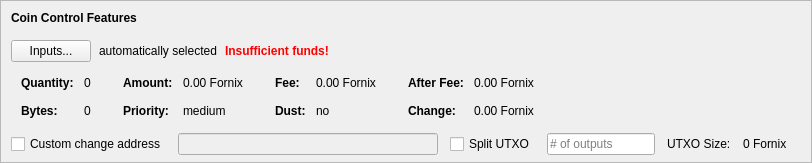
    <widget class="QFrame" name="frameCoinControl">
     <property name="sizePolicy">
      <sizepolicy hsizetype="Expanding" vsizetype="Expanding">
       <horstretch>0</horstretch>
       <verstretch>0</verstretch>
      </sizepolicy>
     </property>
     <property name="maximumSize">
      <size>
       <width>16777215</width>
       <height>16777215</height>
      </size>
     </property>
     <property name="frameShape">
      <enum>QFrame::StyledPanel</enum>
     </property>
     <property name="frameShadow">
      <enum>QFrame::Sunken</enum>
     </property>
     <layout class="QVBoxLayout" name="verticalLayoutCoinControl2">
      <property name="spacing">
       <number>0</number>
      </property>
      <property name="leftMargin">
       <number>0</number>
      </property>
      <property name="topMargin">
       <number>0</number>
      </property>
      <property name="rightMargin">
       <number>0</number>
      </property>
      <property name="bottomMargin">
       <number>6</number>
      </property>
      <item>
       <layout class="QVBoxLayout" name="verticalLayoutCoinControl" stretch="0,0,0,0,1">
        <property name="spacing">
         <number>0</number>
        </property>
        <property name="leftMargin">
         <number>10</number>
        </property>
        <property name="topMargin">
         <number>10</number>
        </property>
        <item>
         <layout class="QHBoxLayout" name="horizontalLayoutCoinControl1">
          <property name="bottomMargin">
           <number>15</number>
          </property>
          <item>
           <widget class="QLabel" name="labelCoinControlFeatures">
            <property name="sizePolicy">
             <sizepolicy hsizetype="Preferred" vsizetype="Maximum">
              <horstretch>0</horstretch>
              <verstretch>0</verstretch>
             </sizepolicy>
            </property>
            <property name="font">
             <font>
              <weight>75</weight>
              <bold>true</bold>
             </font>
            </property>
            <property name="styleSheet">
             <string notr="true">font-weight:bold;</string>
            </property>
            <property name="text">
             <string>Coin Control Features</string>
            </property>
           </widget>
          </item>
         </layout>
        </item>
        <item>
         <layout class="QHBoxLayout" name="horizontalLayoutCoinControl2" stretch="0,0,0,0">
          <property name="spacing">
           <number>8</number>
          </property>
          <property name="bottomMargin">
           <number>10</number>
          </property>
          <item>
           <widget class="QPushButton" name="pushButtonCoinControl">
            <property name="styleSheet">
             <string notr="true"/>
            </property>
            <property name="text">
             <string>Inputs...</string>
            </property>
            <property name="autoDefault">
             <bool>false</bool>
            </property>
           </widget>
          </item>
          <item>
           <widget class="QLabel" name="labelCoinControlAutomaticallySelected">
            <property name="text">
             <string>automatically selected</string>
            </property>
            <property name="margin">
             <number>5</number>
            </property>
           </widget>
          </item>
          <item>
           <widget class="QLabel" name="labelCoinControlInsuffFunds">
            <property name="font">
             <font>
              <weight>75</weight>
              <bold>true</bold>
             </font>
            </property>
            <property name="styleSheet">
             <string notr="true">color:red;font-weight:bold;</string>
            </property>
            <property name="text">
             <string>Insufficient funds!</string>
            </property>
            <property name="margin">
             <number>5</number>
            </property>
           </widget>
          </item>
          <item>
           <spacer name="horizontalSpacerCoinControl">
            <property name="orientation">
             <enum>Qt::Horizontal</enum>
            </property>
            <property name="sizeHint" stdset="0">
             <size>
              <width>40</width>
              <height>1</height>
             </size>
            </property>
           </spacer>
          </item>
         </layout>
        </item>
        <item>
         <widget class="QWidget" name="widgetCoinControl" native="true">
          <property name="sizePolicy">
           <sizepolicy hsizetype="Preferred" vsizetype="Preferred">
            <horstretch>0</horstretch>
            <verstretch>0</verstretch>
           </sizepolicy>
          </property>
          <property name="minimumSize">
           <size>
            <width>0</width>
            <height>0</height>
           </size>
          </property>
          <property name="styleSheet">
           <string notr="true"/>
          </property>
          <layout class="QHBoxLayout" name="horizontalLayoutCoinControl5">
           <property name="leftMargin">
            <number>0</number>
           </property>
           <property name="topMargin">
            <number>0</number>
           </property>
           <property name="rightMargin">
            <number>0</number>
           </property>
           <property name="bottomMargin">
            <number>0</number>
           </property>
           <item>
            <layout class="QHBoxLayout" name="horizontalLayoutCoinControl3" stretch="0,0,0,1">
             <property name="spacing">
              <number>20</number>
             </property>
             <property name="topMargin">
              <number>0</number>
             </property>
             <property name="bottomMargin">
              <number>10</number>
             </property>
             <item>
              <layout class="QFormLayout" name="formLayoutCoinControl1">
               <property name="horizontalSpacing">
                <number>10</number>
               </property>
               <property name="verticalSpacing">
                <number>14</number>
               </property>
               <property name="leftMargin">
                <number>10</number>
               </property>
               <property name="topMargin">
                <number>4</number>
               </property>
               <property name="rightMargin">
                <number>6</number>
               </property>
               <item row="0" column="0">
                <widget class="QLabel" name="labelCoinControlQuantityText">
                 <property name="font">
                  <font>
                   <weight>75</weight>
                   <bold>true</bold>
                  </font>
                 </property>
                 <property name="text">
                  <string>Quantity:</string>
                 </property>
                 <property name="margin">
                  <number>0</number>
                 </property>
                </widget>
               </item>
               <item row="0" column="1">
                <widget class="QLabel" name="labelCoinControlQuantity">
                 <property name="cursor">
                  <cursorShape>IBeamCursor</cursorShape>
                 </property>
                 <property name="contextMenuPolicy">
                  <enum>Qt::ActionsContextMenu</enum>
                 </property>
                 <property name="text">
                  <string notr="true">0</string>
                 </property>
                 <property name="margin">
                  <number>0</number>
                 </property>
                 <property name="textInteractionFlags">
                  <set>Qt::LinksAccessibleByMouse|Qt::TextSelectableByKeyboard|Qt::TextSelectableByMouse</set>
                 </property>
                </widget>
               </item>
               <item row="1" column="0">
                <widget class="QLabel" name="labelCoinControlBytesText">
                 <property name="font">
                  <font>
                   <weight>75</weight>
                   <bold>true</bold>
                  </font>
                 </property>
                 <property name="text">
                  <string>Bytes:</string>
                 </property>
                </widget>
               </item>
               <item row="1" column="1">
                <widget class="QLabel" name="labelCoinControlBytes">
                 <property name="cursor">
                  <cursorShape>IBeamCursor</cursorShape>
                 </property>
                 <property name="contextMenuPolicy">
                  <enum>Qt::ActionsContextMenu</enum>
                 </property>
                 <property name="text">
                  <string notr="true">0</string>
                 </property>
                 <property name="textInteractionFlags">
                  <set>Qt::LinksAccessibleByMouse|Qt::TextSelectableByKeyboard|Qt::TextSelectableByMouse</set>
                 </property>
                </widget>
               </item>
              </layout>
             </item>
             <item>
              <layout class="QFormLayout" name="formLayoutCoinControl2">
               <property name="horizontalSpacing">
                <number>10</number>
               </property>
               <property name="verticalSpacing">
                <number>14</number>
               </property>
               <property name="leftMargin">
                <number>6</number>
               </property>
               <property name="topMargin">
                <number>4</number>
               </property>
               <property name="rightMargin">
                <number>6</number>
               </property>
               <item row="0" column="0">
                <widget class="QLabel" name="labelCoinControlAmountText">
                 <property name="font">
                  <font>
                   <weight>75</weight>
                   <bold>true</bold>
                  </font>
                 </property>
                 <property name="text">
                  <string>Amount:</string>
                 </property>
                 <property name="margin">
                  <number>0</number>
                 </property>
                </widget>
               </item>
               <item row="0" column="1">
                <widget class="QLabel" name="labelCoinControlAmount">
                 <property name="cursor">
                  <cursorShape>IBeamCursor</cursorShape>
                 </property>
                 <property name="contextMenuPolicy">
                  <enum>Qt::ActionsContextMenu</enum>
                 </property>
                 <property name="text">
                  <string notr="true">0.00 Fornix</string>
                 </property>
                 <property name="textInteractionFlags">
                  <set>Qt::LinksAccessibleByMouse|Qt::TextSelectableByKeyboard|Qt::TextSelectableByMouse</set>
                 </property>
                </widget>
               </item>
               <item row="1" column="0">
                <widget class="QLabel" name="labelCoinControlPriorityText">
                 <property name="font">
                  <font>
                   <weight>75</weight>
                   <bold>true</bold>
                  </font>
                 </property>
                 <property name="text">
                  <string>Priority:</string>
                 </property>
                </widget>
               </item>
               <item row="1" column="1">
                <widget class="QLabel" name="labelCoinControlPriority">
                 <property name="cursor">
                  <cursorShape>IBeamCursor</cursorShape>
                 </property>
                 <property name="contextMenuPolicy">
                  <enum>Qt::ActionsContextMenu</enum>
                 </property>
                 <property name="text">
                  <string>medium</string>
                 </property>
                 <property name="textInteractionFlags">
                  <set>Qt::LinksAccessibleByMouse|Qt::TextSelectableByKeyboard|Qt::TextSelectableByMouse</set>
                 </property>
                </widget>
               </item>
              </layout>
             </item>
             <item>
              <layout class="QFormLayout" name="formLayoutCoinControl3">
               <property name="horizontalSpacing">
                <number>10</number>
               </property>
               <property name="verticalSpacing">
                <number>14</number>
               </property>
               <property name="leftMargin">
                <number>6</number>
               </property>
               <property name="topMargin">
                <number>4</number>
               </property>
               <property name="rightMargin">
                <number>6</number>
               </property>
               <item row="0" column="0">
                <widget class="QLabel" name="labelCoinControlFeeText">
                 <property name="font">
                  <font>
                   <weight>75</weight>
                   <bold>true</bold>
                  </font>
                 </property>
                 <property name="text">
                  <string>Fee:</string>
                 </property>
                 <property name="margin">
                  <number>0</number>
                 </property>
                </widget>
               </item>
               <item row="0" column="1">
                <widget class="QLabel" name="labelCoinControlFee">
                 <property name="cursor">
                  <cursorShape>IBeamCursor</cursorShape>
                 </property>
                 <property name="contextMenuPolicy">
                  <enum>Qt::ActionsContextMenu</enum>
                 </property>
                 <property name="text">
                  <string notr="true">0.00 Fornix</string>
                 </property>
                 <property name="textInteractionFlags">
                  <set>Qt::LinksAccessibleByMouse|Qt::TextSelectableByKeyboard|Qt::TextSelectableByMouse</set>
                 </property>
                </widget>
               </item>
               <item row="1" column="0">
                <widget class="QLabel" name="labelCoinControlLowOutputText">
                 <property name="font">
                  <font>
                   <weight>75</weight>
                   <bold>true</bold>
                  </font>
                 </property>
                 <property name="text">
                  <string>Dust:</string>
                 </property>
                </widget>
               </item>
               <item row="1" column="1">
                <widget class="QLabel" name="labelCoinControlLowOutput">
                 <property name="cursor">
                  <cursorShape>IBeamCursor</cursorShape>
                 </property>
                 <property name="contextMenuPolicy">
                  <enum>Qt::ActionsContextMenu</enum>
                 </property>
                 <property name="text">
                  <string>no</string>
                 </property>
                 <property name="textInteractionFlags">
                  <set>Qt::LinksAccessibleByMouse|Qt::TextSelectableByKeyboard|Qt::TextSelectableByMouse</set>
                 </property>
                </widget>
               </item>
              </layout>
             </item>
             <item>
              <layout class="QFormLayout" name="formLayoutCoinControl4">
               <property name="horizontalSpacing">
                <number>10</number>
               </property>
               <property name="verticalSpacing">
                <number>14</number>
               </property>
               <property name="leftMargin">
                <number>6</number>
               </property>
               <property name="topMargin">
                <number>4</number>
               </property>
               <property name="rightMargin">
                <number>6</number>
               </property>
               <item row="0" column="0">
                <widget class="QLabel" name="labelCoinControlAfterFeeText">
                 <property name="font">
                  <font>
                   <weight>75</weight>
                   <bold>true</bold>
                  </font>
                 </property>
                 <property name="text">
                  <string>After Fee:</string>
                 </property>
                 <property name="margin">
                  <number>0</number>
                 </property>
                </widget>
               </item>
               <item row="0" column="1">
                <widget class="QLabel" name="labelCoinControlAfterFee">
                 <property name="cursor">
                  <cursorShape>IBeamCursor</cursorShape>
                 </property>
                 <property name="contextMenuPolicy">
                  <enum>Qt::ActionsContextMenu</enum>
                 </property>
                 <property name="text">
                  <string notr="true">0.00 Fornix</string>
                 </property>
                 <property name="textInteractionFlags">
                  <set>Qt::LinksAccessibleByMouse|Qt::TextSelectableByKeyboard|Qt::TextSelectableByMouse</set>
                 </property>
                </widget>
               </item>
               <item row="1" column="0">
                <widget class="QLabel" name="labelCoinControlChangeText">
                 <property name="font">
                  <font>
                   <weight>75</weight>
                   <bold>true</bold>
                  </font>
                 </property>
                 <property name="text">
                  <string>Change:</string>
                 </property>
                </widget>
               </item>
               <item row="1" column="1">
                <widget class="QLabel" name="labelCoinControlChange">
                 <property name="cursor">
                  <cursorShape>IBeamCursor</cursorShape>
                 </property>
                 <property name="contextMenuPolicy">
                  <enum>Qt::ActionsContextMenu</enum>
                 </property>
                 <property name="text">
                  <string notr="true">0.00 Fornix</string>
                 </property>
                 <property name="textInteractionFlags">
                  <set>Qt::LinksAccessibleByMouse|Qt::TextSelectableByKeyboard|Qt::TextSelectableByMouse</set>
                 </property>
                </widget>
               </item>
              </layout>
             </item>
            </layout>
           </item>
          </layout>
         </widget>
        </item>
        <item>
         <layout class="QHBoxLayout" name="horizontalLayoutCoinControl4" stretch="0,0,0,0,0,0,0">
          <property name="spacing">
           <number>12</number>
          </property>
          <property name="sizeConstraint">
           <enum>QLayout::SetDefaultConstraint</enum>
          </property>
          <property name="topMargin">
           <number>5</number>
          </property>
          <property name="rightMargin">
           <number>5</number>
          </property>
          <item>
           <widget class="QCheckBox" name="checkBoxCoinControlChange">
            <property name="toolTip">
             <string>If this is activated, but the change address is empty or invalid, change will be sent to a newly generated address.</string>
            </property>
            <property name="text">
             <string>Custom change address</string>
            </property>
           </widget>
          </item>
          <item>
           <widget class="QValidatedLineEdit" name="lineEditCoinControlChange">
            <property name="enabled">
             <bool>false</bool>
            </property>
            <property name="sizePolicy">
             <sizepolicy hsizetype="Expanding" vsizetype="Fixed">
              <horstretch>0</horstretch>
              <verstretch>0</verstretch>
             </sizepolicy>
            </property>
           </widget>
          </item>
          <item>
           <widget class="QCheckBox" name="splitBlockCheckBox">
            <property name="text">
             <string>Split UTXO</string>
            </property>
           </widget>
          </item>
          <item>
           <widget class="QLineEdit" name="splitBlockLineEdit">
            <property name="sizePolicy">
             <sizepolicy hsizetype="Fixed" vsizetype="Fixed">
              <horstretch>50</horstretch>
              <verstretch>0</verstretch>
             </sizepolicy>
            </property>
            <property name="placeholderText">
             <string># of outputs</string>
            </property>
           </widget>
          </item>
          <item>
           <widget class="QLabel" name="labelBlockSizeText">
            <property name="text">
             <string>UTXO Size:</string>
            </property>
           </widget>
          </item>
          <item>
           <widget class="QLabel" name="labelBlockSize">
            <property name="text">
             <string>0 Fornix</string>
            </property>
           </widget>
          </item>
          <item>
           <widget class="QLabel" name="labelCoinControlChangeLabel">
            <property name="sizePolicy">
             <sizepolicy hsizetype="Preferred" vsizetype="Expanding">
              <horstretch>0</horstretch>
              <verstretch>0</verstretch>
             </sizepolicy>
            </property>
            <property name="minimumSize">
             <size>
              <width>0</width>
              <height>0</height>
             </size>
            </property>
            <property name="text">
             <string/>
            </property>
            <property name="margin">
             <number>3</number>
            </property>
           </widget>
          </item>
         </layout>
        </item>
        <item>
         <spacer name="verticalSpacerCoinControl">
          <property name="orientation">
           <enum>Qt::Vertical</enum>
          </property>
          <property name="sizeHint" stdset="0">
           <size>
            <width>800</width>
            <height>1</height>
           </size>
          </property>
         </spacer>
        </item>
       </layout>
      </item>
     </layout>
    </widget>
